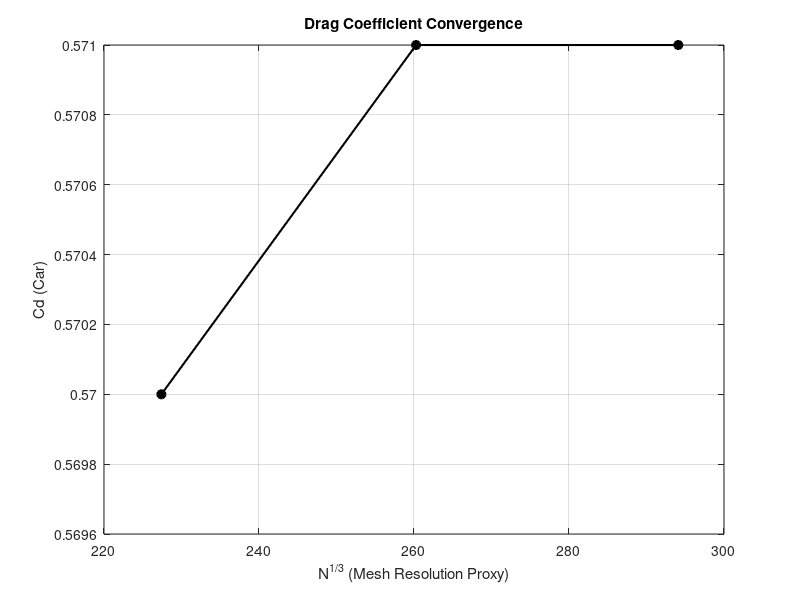
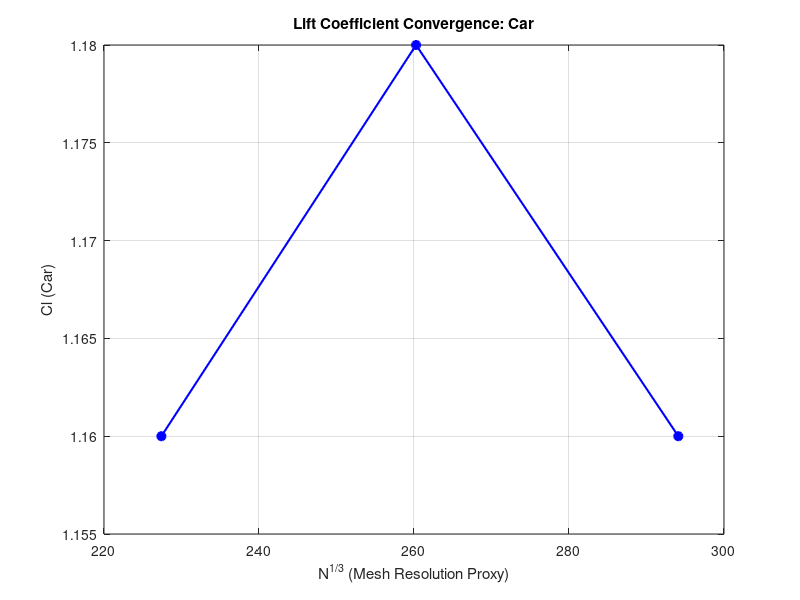
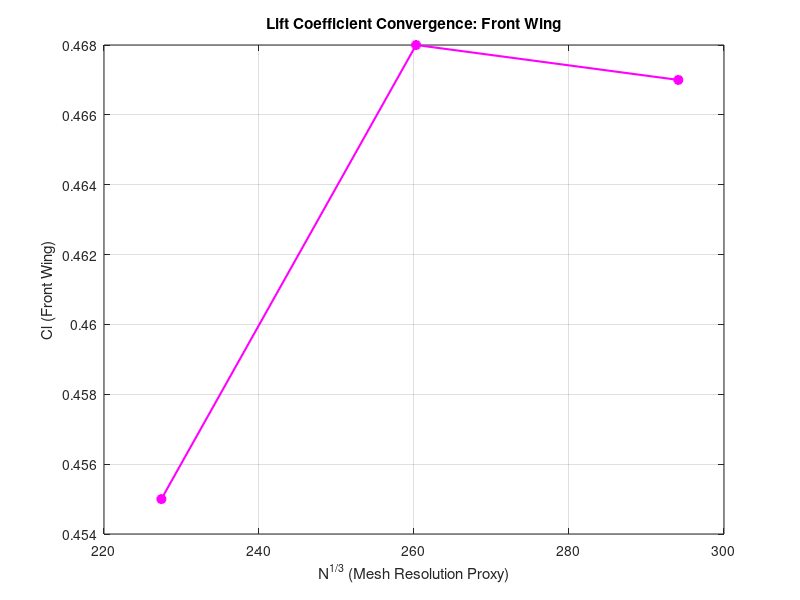
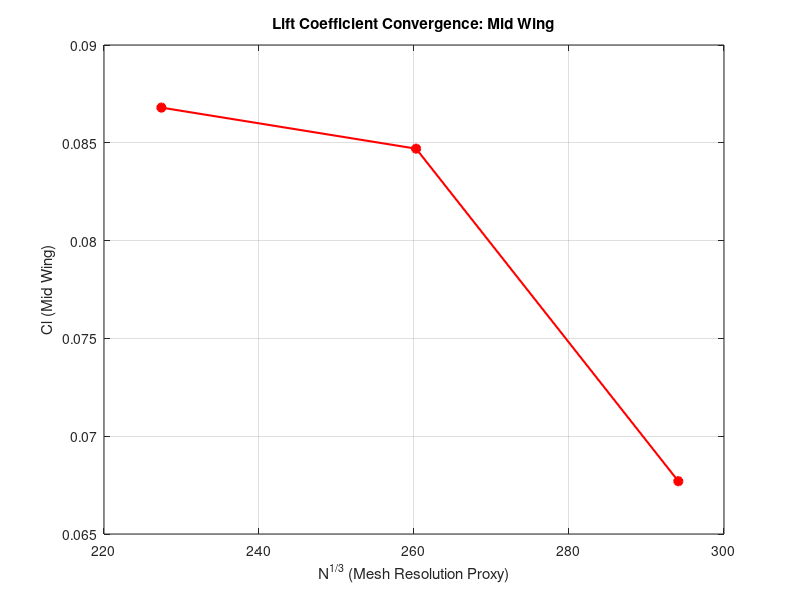

Reproduce these figures in MATLAB, in order.
% Simple Mesh Convergence Plots for FSAE CFD Results

% Mesh data
cell_counts = [25439456, 17630561, 11759667]; % Fine, Medium, Coarse
inv_h = cell_counts.^(1/3);  % Use as mesh resolution proxy (N^{1/3})

% Coefficients
cd_car = [0.571, 0.571, 0.570];
cl_car = [1.16, 1.18, 1.16];
cl_fw  = [0.467, 0.468, 0.455];
cl_mw  = [0.0677, 0.0847, 0.0868];
cl_rw  = [0.627, 0.613, 0.612];

% --- Plot Cd (Car)
figure;
plot(inv_h, cd_car, 'o-k', 'MarkerFaceColor','k', 'LineWidth', 1.5);
xlabel('N^{1/3} (Mesh Resolution Proxy)');
ylabel('Cd (Car)');
title('Drag Coefficient Convergence');
grid on;

% --- Plot Cl (Car)
figure;
plot(inv_h, cl_car, 'o-b', 'MarkerFaceColor','b', 'LineWidth', 1.5);
xlabel('N^{1/3} (Mesh Resolution Proxy)');
ylabel('Cl (Car)');
title('Lift Coefficient Convergence: Car');
grid on;

% --- Plot Cl (Front Wing)
figure;
plot(inv_h, cl_fw, 'o-m', 'MarkerFaceColor','m', 'LineWidth', 1.5);
xlabel('N^{1/3} (Mesh Resolution Proxy)');
ylabel('Cl (Front Wing)');
title('Lift Coefficient Convergence: Front Wing');
grid on;

% --- Plot Cl (Mid Wing)
figure;
plot(inv_h, cl_mw, 'o-r', 'MarkerFaceColor','r', 'LineWidth', 1.5);
xlabel('N^{1/3} (Mesh Resolution Proxy)');
ylabel('Cl (Mid Wing)');
title('Lift Coefficient Convergence: Mid Wing');
grid on;

% --- Plot Cl (Rear Wing)
figure;
plot(inv_h, cl_rw, 'o-g', 'MarkerFaceColor','g', 'LineWidth', 1.5);
xlabel('N^{1/3} (Mesh Resolution Proxy)');
ylabel('Cl (Rear Wing)');
title('Lift Coefficient Convergence: Rear Wing');
grid on;
